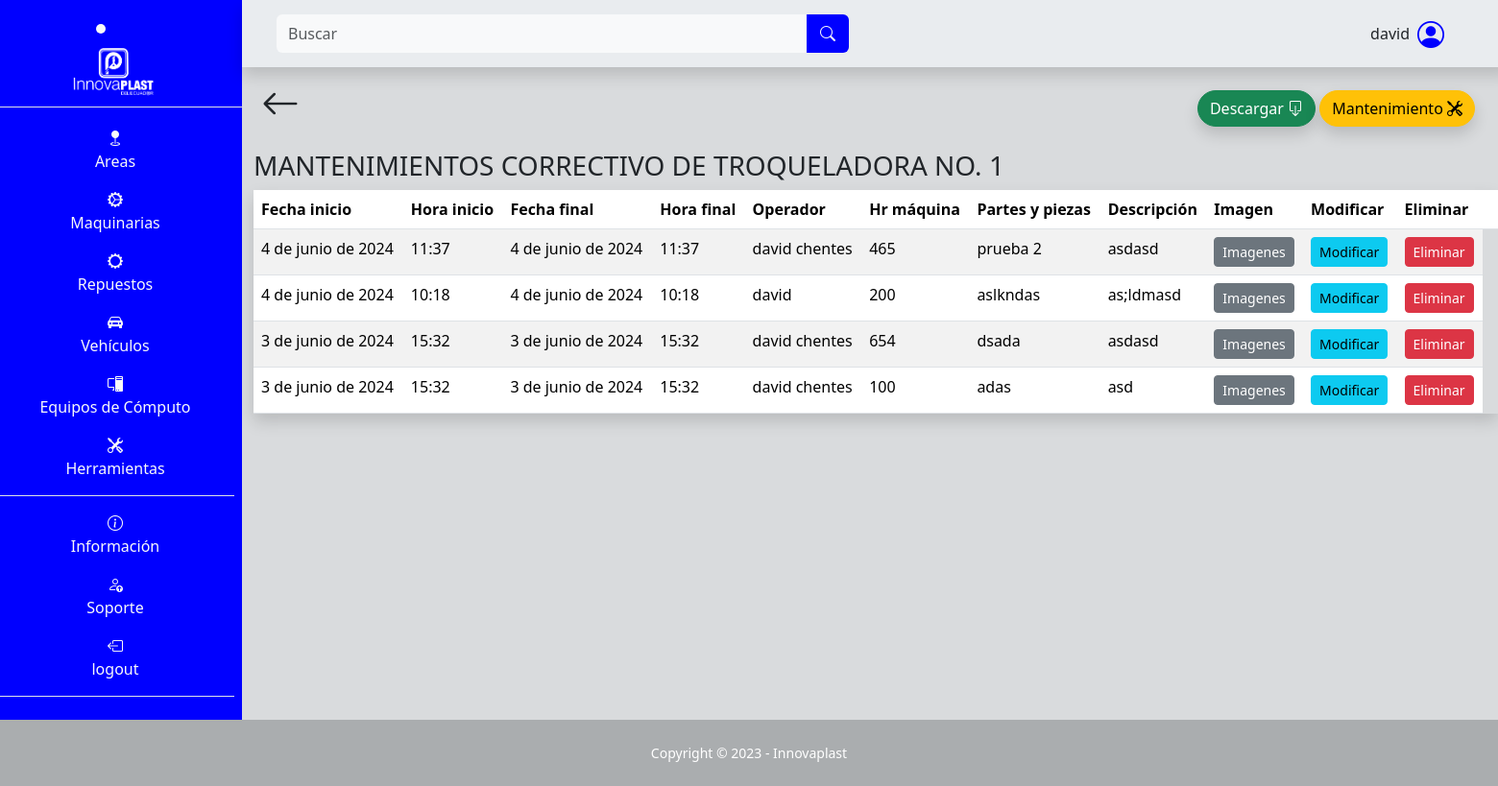
Before: /maquina/mantenimientos_maquina_correctivo/16 (signed in) with the older database file.
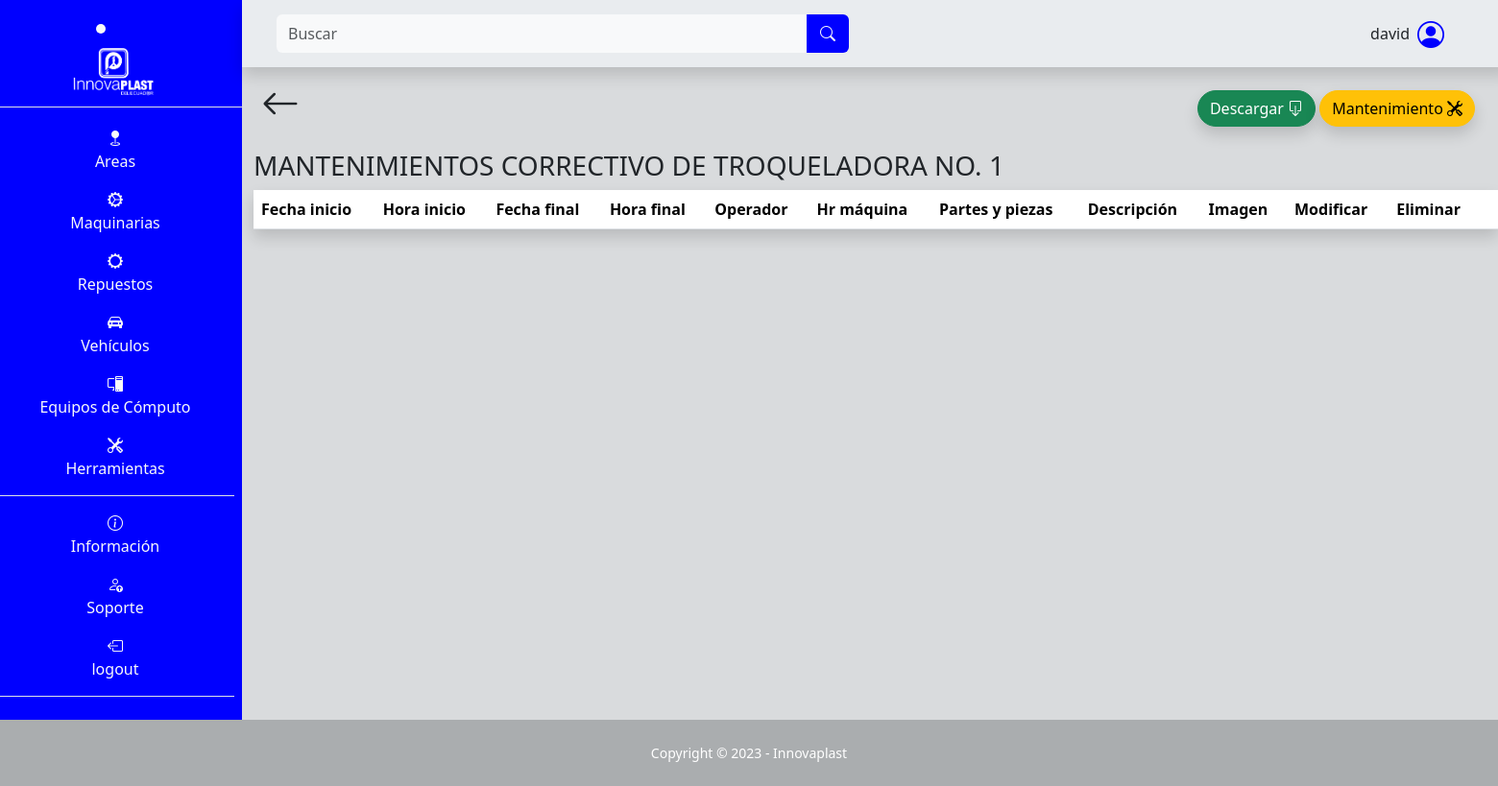
After: the same page with the newer database file.
### SGE_maquina/models.py (models this page shows, shortened)
class MantenimientoMaquina(models.Model):
    maquina = models.ForeignKey(Maquina, on_delete=models.CASCADE)
    fecha_inicio = models.DateField(default=date.today)
    hora_inicio = models.TimeField(default=datetime.now().time())
    fecha = models.DateField(default=date.today)
    hora = models.TimeField(default=datetime.now().time())
    operador = models.CharField(max_length=100, blank=False, null=False, default="")
    tipo = models.ForeignKey(TipoMantenimientoMaquina, on_delete=models.CASCADE)
    hr_maquina = models.IntegerField(blank=False, null=False, default=0)
    partes_y_piezas = models.TextField(max_length=500, null=False, blank=False, default="")
    descripción = models.TextField(max_length=500, null=False, blank=False, default="")
    image = models.ImageField(upload_to="maquina/mantenimiento/image", null=False, blank=False, default=None)
    image2 = models.ImageField(upload_to="maquina/mantenimiento/image", null=False, blank=False, default=None)
    image3 = models.ImageField(upload_to="maquina/mantenimiento/image", null=False, blank=False, default=None)

### SGE_maquina/views.py (the view)
# urls.py: path('mantenimientos_maquina_correctivo/<int:id>', views.mantenimientos_maquina_correctivo, name="mantenimientos_maquina_correctivo"),
@login_required
def mantenimientos_maquina_correctivo(request, id):
    if request.method == 'GET':
        maquina = get_object_or_404(Maquina, id=id)
        tipo_mantenimiento = get_object_or_404(TipoMantenimientoMaquina, id=1)
        mantenimientos = maquina.mantenimientomaquina_set.filter(tipo=tipo_mantenimiento).order_by('-fecha', '-hora')
        context = {
            'maquina': maquina,
            'tipo_mantenimiento': tipo_mantenimiento,
            'mantenimientos': mantenimientos,
        }
        return render(request, 'SGE_maquina/manteniminetos_correctivo.html', context)

### SGE_maquina/models.py (called while the page is built)
    def __str__(self):
        return self.nombre

    def __str__(self):
        return self.tipo

### templates/SGE_maquina/manteniminetos_correctivo.html (shortened to what this page needs)
{% extends "layout/base.html" %}
{% block 'content' %}
<div class="container mb-5">
    <div class="d-flex p-2 justify-content-between">
        <a class="text-decoration-none text-dark flecha-atras" href="{% url "detalles_maquina" id=maquina.id %}">
            <i class="bi bi-arrow-left fs-1"></i>
        </a>
        <span class="p-3">
            <button type="button" class="btn btn-success descargar shadow rounded-pill" data-bs-toggle="modal" data-bs-target="#modal-descargar">
                Descargar <i class="bi bi-box-arrow-down "></i>
            </button>
            <a class="btn btn-warning mantenimineto shadow rounded-pill" href="{% url "nuevo_mantenimineto_maquina_correctivo" id=maquina.id %}">Mantenimiento <i class="bi bi-tools"></i></a>
        </span>
    </div>
    <h3 class="text-uppercase">Mantenimientos {{ tipo_mantenimiento }} de {{ maquina }}</h3>
    <table class="table table-striped shadow">
        <thead>
            <tr>
                <th>Fecha inicio</th>
                <th>Hora inicio</th>
                <th>Fecha final</th>
                <th>Hora final</th>
                <th>Operador</th>
                <th>Hr máquina</th>
                <th>Partes y piezas</th>
                <th>Descripción</th>
                <th>Imagen</th>
                <th>Modificar</th>
                <th>Eliminar<th>
            </tr>
        </thead>
        <tbody>
            {% for mantenimiento in mantenimientos %}
                <tr>
                    <td>{{ mantenimiento.fecha_inicio }}</td>
                    <td>{{ mantenimiento.hora_inicio }}</td>
                    <td>{{ mantenimiento.fecha }}</td>
                    <td>{{ mantenimiento.hora }}</td>
                    <td>{{ mantenimiento.operador }}</td>
                    <td>{{ mantenimiento.hr_maquina }}</td>
                    <td>{{ mantenimiento.partes_y_piezas }}</td>
                    <td>{{ mantenimiento.descripción }}</td>
                    <td>
                        <button type="button" class="btn btn-secondary btn-sm" data-bs-toggle="modal" data-bs-target="#exampleModal{{ mantenimiento.id }}">
                            Imagenes
                        </button>
                    </td>
                    <td>
                        <a class="btn btn-info btn-sm" href="{% url "mod_mantenimineto_maquina_correctivo" id=mantenimiento.id %}">Modificar</a>
                    </td>
                    <td>
                        <button type="button" class="btn btn-danger btn-sm" data-bs-toggle="modal" data-bs-target="#modal-eliminar">
                            Eliminar
                        </button>
                    </td>
                </tr>
            {% endfor %}
        </tbody>
    </table>
</div>
{% endblock %}

Changed rows visible on the page:
removed MantenimientoMaquina: fecha_inicio "4 de junio de 2024", hora_inicio "11:37", fecha "4 de junio de 2024", hora "11:37", operador "david chentes", hr_maquina "465", partes_y_piezas "prueba 2", descripción "asdasd"
removed MantenimientoMaquina: fecha_inicio "4 de junio de 2024", hora_inicio "10:18", fecha "4 de junio de 2024", hora "10:18", operador "david", hr_maquina "200", partes_y_piezas "aslkndas", descripción "as;ldmasd"
removed MantenimientoMaquina: fecha_inicio "3 de junio de 2024", hora_inicio "15:32", fecha "3 de junio de 2024", hora "15:32", operador "david chentes", hr_maquina "654", partes_y_piezas "dsada", descripción "asdasd"
removed MantenimientoMaquina: fecha_inicio "3 de junio de 2024", hora_inicio "15:32", fecha "3 de junio de 2024", hora "15:32", operador "david chentes", hr_maquina "100", partes_y_piezas "adas", descripción "asd"
